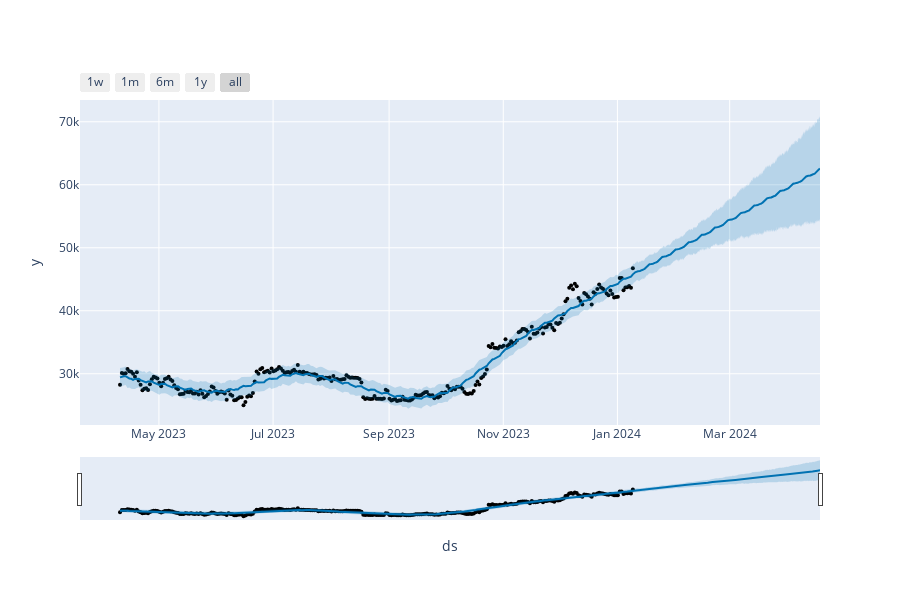

Here is the notebook cell this chart was saved with:
### Code cell
plot_plotly(m ,forecast)

### Figure 1 — Plotly figure (JSON) as saved in the notebook; plotly's stock layout.template omitted (floating-point values rounded to 4 significant figures; data arrays with more than 128 entries replaced by an {"elided": "..."} marker saying what was removed)
{"data": [{"marker": {"color": "black", "size": 4}, "mode": "markers", "name": "Actual", "type": "scatter", "x": {"elided": "275 str values"}, "y": {"elided": "275 float values"}}, {"hoverinfo": "skip", "line": {"width": 0}, "mode": "lines", "type": "scatter", "x": {"elided": "2675 str values"}, "y": {"elided": "2675 float values"}}, {"fill": "tonexty", "fillcolor": "rgba(0, 114, 178, 0.2)", "line": {"color": "#0072B2", "width": 2}, "mode": "lines", "name": "Predicted", "type": "scatter", "x": {"elided": "2675 str values"}, "y": {"elided": "2675 float values"}}, {"fill": "tonexty", "fillcolor": "rgba(0, 114, 178, 0.2)", "hoverinfo": "skip", "line": {"width": 0}, "mode": "lines", "type": "scatter", "x": {"elided": "2675 str values"}, "y": {"elided": "2675 float values"}}], "layout": {"height": 600, "showlegend": false, "width": 900, "xaxis": {"rangeselector": {"buttons": [{"count": 7, "label": "1w", "step": "day", "stepmode": "backward"}, {"count": 1, "label": "1m", "step": "month", "stepmode": "backward"}, {"count": 6, "label": "6m", "step": "month", "stepmode": "backward"}, {"count": 1, "label": "1y", "step": "year", "stepmode": "backward"}, {"step": "all"}]}, "rangeslider": {"visible": true}, "title": {"text": "ds"}, "type": "date"}, "yaxis": {"title": {"text": "y"}}}}
